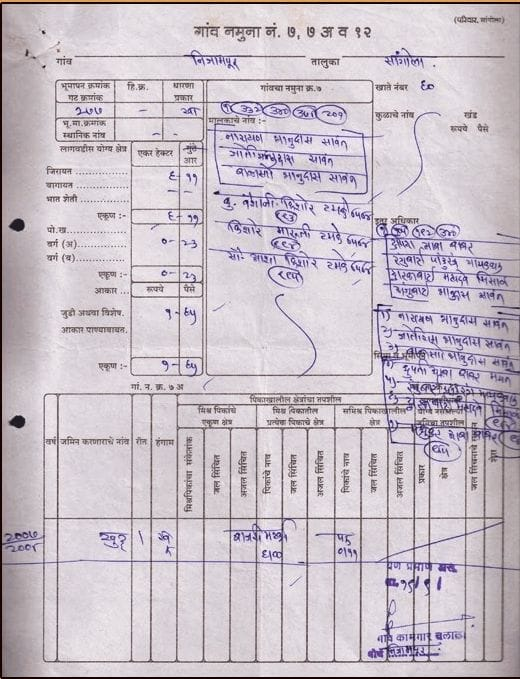
#> input picture backend/samples/satbara/satbara1.jpeg, 520 x 679 px
$ python -i preprocessing.py   (imports and definitions only)
#> lines starting #> are read from the running program, lines starting #| are printed output that depends on the picture; after the words box and inside, x2 and y2 are one past the last pixel; in counts of white or black regions, pixels touching at a corner belong together
#> further down, picture is the input picture: shape (679, 520, 3); mean B, G, R 199.9, 191, 200.4
"""
Image Preprocessing Module
--------------------------
Responsibility: Transform raw images into high-quality inputs for OCR.
The OCR service NEVER receives a raw image — all input goes through this module first.

Supported inputs:
  - File path (str) to JPEG/PNG image
  - OpenCV numpy array (BGR)
  - PyMuPDF Pixmap (converted internally)
"""

import logging
import numpy as np
import cv2
from typing import Union

logger = logging.getLogger(__name__)


def _ensure_bgr(image_input: Union[str, np.ndarray]) -> np.ndarray:
    """Load or validate the image into an OpenCV BGR numpy array."""
    if isinstance(image_input, str):
        image = cv2.imread(image_input)
        if image is None:
            raise ValueError(f"Could not load image from path: {image_input}")
        return image
    elif isinstance(image_input, np.ndarray):
        return image_input
    else:
        raise TypeError(f"Unsupported image input type: {type(image_input)}")


def _deskew(gray: np.ndarray) -> np.ndarray:
    """
    Correct skew/rotation in a grayscale image using Hough line detection.
    Returns the corrected grayscale image.
    """
    try:
        # Detect edges and find lines
        edges = cv2.Canny(gray, 50, 150, apertureSize=3)
        lines = cv2.HoughLinesP(edges, 1, np.pi / 180, 100, minLineLength=100, maxLineGap=10)
        if lines is None:
            return gray

        angles = []
        for line in lines:
            # ravel() handles both (1,4) and (4,) shapes from different OpenCV
            # versions; the size guard skips any malformed/short row instead
            # of raising on the tuple-unpack below.
            pts = line.ravel()
            if pts.size >= 4:
                x1, y1, x2, y2 = (int(v) for v in pts[:4])
                if x2 - x1 != 0:
                    angle = np.degrees(np.arctan2(y2 - y1, x2 - x1))
                    angles.append(angle)

        if not angles:
            return gray

        # Only correct if skew is meaningful (ignore near-zero angles)
        median_angle = float(np.median(angles))
        if abs(median_angle) < 0.5 or abs(median_angle) > 45:
            return gray

        h, w = gray.shape
        center = (w // 2, h // 2)
        rotation_matrix = cv2.getRotationMatrix2D(center, median_angle, 1.0)
        deskewed = cv2.warpAffine(
            gray, rotation_matrix, (w, h),
            flags=cv2.INTER_CUBIC,
            borderMode=cv2.BORDER_REPLICATE
        )
        logger.debug(f"Deskewed image by {median_angle:.2f} degrees")
        return deskewed
    except Exception as e:
        logger.warning(f"Deskew failed, returning original: {e}")
        return gray


def preprocess(image_input: Union[str, np.ndarray], enhance_resolution: bool = True) -> np.ndarray:
    """
    Main preprocessing function. Applies the full pipeline:
      1. Load to BGR numpy array
      2. Resolution enhancement (upscale if beneficial)
      3. Grayscale conversion
      4. Deskew correction
      5. CLAHE (Contrast Limited Adaptive Histogram Equalization)
      6. Bilateral noise removal (preserves edges)
      7. Adaptive thresholding with dynamic block size
      8. Border cleanup

    Returns a binary (thresholded) numpy array ready for Tesseract.
    """
#> called with enhance_resolution = True
    image = _ensure_bgr(image_input)
    h, w = image.shape[:2]
#> h = 679; w = 520

    # 1. Resolution enhancement — upscale small/low-res images
    if enhance_resolution:
        scale = 1.0
        if w < 1000 or h < 600:
            scale = max(1000 / w, 600 / h, 1.5)
#> scale = 1.92
        if scale > 1.0:
            new_w, new_h = int(w * scale), int(h * scale)
#> new_w = 1000; new_h = 1305
            image = cv2.resize(image, (new_w, new_h), interpolation=cv2.INTER_CUBIC)
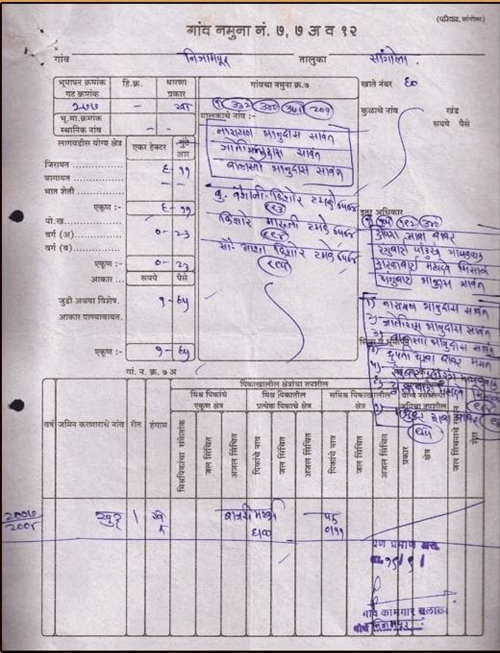
#> image: shape (1305, 1000, 3) (shown at 1/2 size); mean B, G, R 200, 191, 200.4
            logger.debug(f"Upscaled image {w}x{h} → {new_w}x{new_h} (scale={scale:.2f})")
            h, w = image.shape[:2]
#> h = 1305; w = 1000

    # 2. Grayscale
    gray = cv2.cvtColor(image, cv2.COLOR_BGR2GRAY)
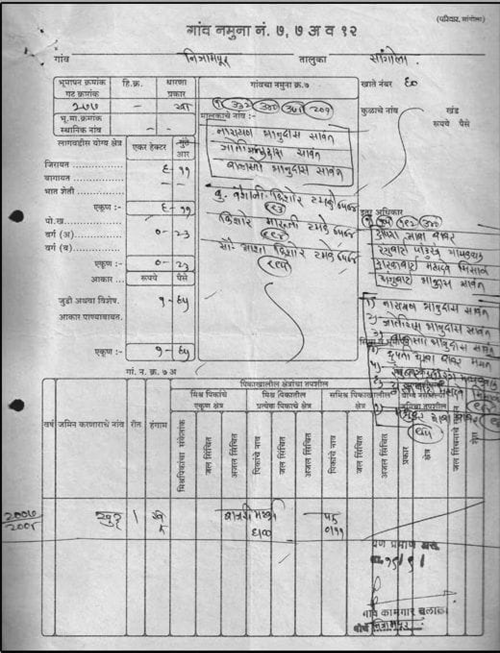
#> gray: shape (1305, 1000) (shown at 1/2 size); min 0, max 255, mean 194.8

    # 3. Deskew
    gray = _deskew(gray)
#> in _deskew, `edges = cv2.Canny(gray, 50, 150, apertureSize=3)`:
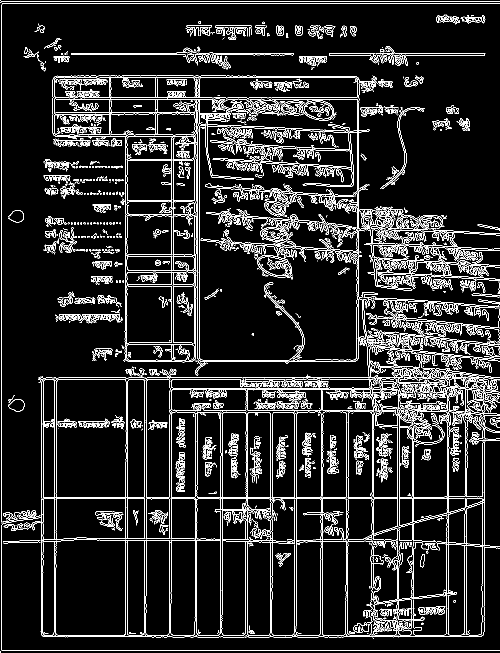
#> edges: shape (1305, 1000) (shown at 1/2 size); 9.8% white in thin lines or dots
#> in _deskew, `lines = cv2.HoughLinesP(edges, 1, np.pi / 180, 100, minLineLength=100,..`: lines = 233 rows, first 6: [3, 1300, 3, 3], [4, 7, 999, 7], [2, 3, 999, 3], [5, 1301, 999, 1301], [84, 997, 548, 997], [83, 1270, 922, 1270]
#> the loop in _deskew, `for line in lines:` made 233 passes
#> (x1, y1, x2, y2, angle) on passes 2, 3, 4, 5, 6, 7, 9, 10, 11, 14, 15, 17: (4, 7, 999, 7, 0), (2, 3, 999, 3, 0), (5, 1301, 999, 1301, 0), (84, 997, 548, 997, 0), (83, 1270, 922, 1270, 0), (77, 755, 851, 755, 0), (83, 995, 752, 995, 0), (107, 155, 716, 155, 0), (658, 107, 970, 107, 0), (523, 758, 844, 758, 0), (105, 198, 718, 198, 0), (106, 195, 466, 195, 0)
#> (x1, y1, x2, y2) on passes 1, 8, 12, 13, 16, 18: (3, 1300, 3, 3), (251, 1272, 251, 918), (395, 758, 395, 221), (390, 1242, 390, 806), (717, 714, 717, 190), (109, 1225, 109, 757)
#> after the loop in _deskew, `for line in lines:`: angles = 151 values, max 88.09 at index 91, min -89.04 at index 90, mean 10.27
#> in _deskew, `median_angle = float(np.median(angles))`: median_angle = 0

    # 4. CLAHE to enhance contrast on uneven/shadowed phone photos
    clahe = cv2.createCLAHE(clipLimit=2.0, tileGridSize=(8, 8))
    gray_enhanced = clahe.apply(gray)
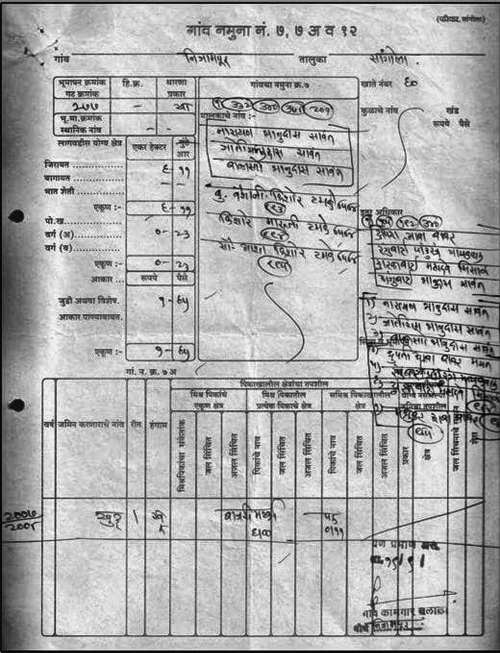
#> gray_enhanced: shape (1305, 1000) (shown at 1/2 size); min 0, max 255, mean 173.8

    # 5. Bilateral filter: removes noise while keeping edges sharp
    filtered = cv2.bilateralFilter(gray_enhanced, d=9, sigmaColor=75, sigmaSpace=75)

    # 6. Dynamic block size based on image dimensions (must be odd integer > 1)
    block_size = max(15, (min(h, w) // 40) | 1)
#> block_size = 25
    if block_size % 2 == 0:
        block_size += 1

    # Adaptive thresholding
    thresh = cv2.adaptiveThreshold(
        filtered, 255,
        cv2.ADAPTIVE_THRESH_GAUSSIAN_C,
        cv2.THRESH_BINARY,
        blockSize=block_size, C=4
    )
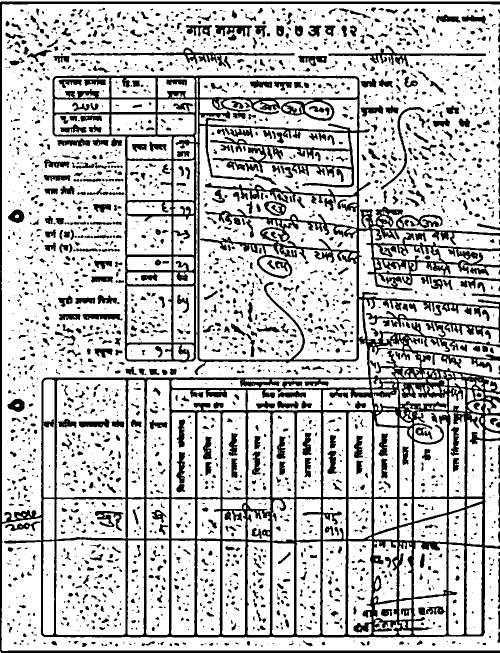
#> thresh: shape (1305, 1000) (shown at 1/2 size); 76.3% white; 2872 black regions (1440 under 20 px), largest, box (x1, y1, x2, y2) and area: (0, 3, 1000, 1305) 179994, (142, 95, 589, 134) 2782, (657, 91, 972, 133) 2229

    # 7. Border cleanup: add a white border to avoid Tesseract misreading edges
    cleaned = cv2.copyMakeBorder(thresh, 10, 10, 10, 10, cv2.BORDER_CONSTANT, value=255)
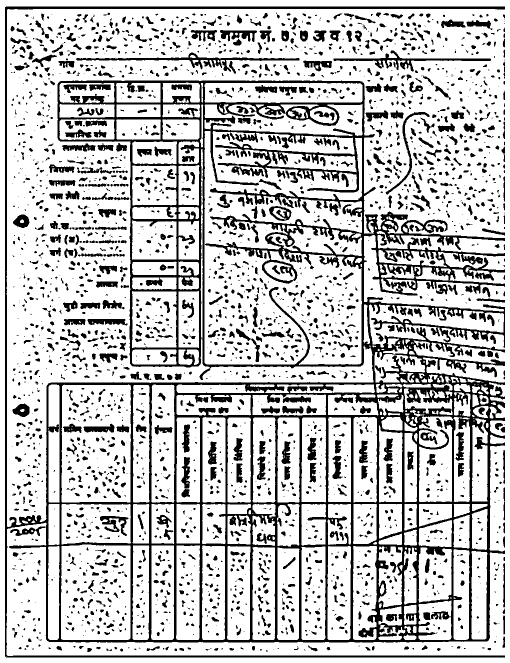
#> cleaned: shape (1325, 1020) (shown at 1/2 size); 77.1% white; 2872 black regions (1440 under 20 px), largest, box (x1, y1, x2, y2) and area: (10, 13, 1010, 1315) 179994, (152, 105, 599, 144) 2782, (667, 101, 982, 143) 2229

    return cleaned


def preprocess_grayscale(image_input: Union[str, np.ndarray]) -> np.ndarray:
    """
    Alternative preprocessing pass returning contrast-enhanced grayscale.
    Tesseract often performs better on high-contrast grayscale than binarized images.
    """
    image = _ensure_bgr(image_input)
    h, w = image.shape[:2]
    if w < 1000 or h < 600:
        scale = max(1000 / w, 600 / h, 1.5)
        image = cv2.resize(image, (int(w * scale), int(h * scale)), interpolation=cv2.INTER_CUBIC)

    gray = cv2.cvtColor(image, cv2.COLOR_BGR2GRAY)
    gray = _deskew(gray)
    clahe = cv2.createCLAHE(clipLimit=2.5, tileGridSize=(8, 8))
    enhanced = clahe.apply(gray)
    return cv2.copyMakeBorder(enhanced, 10, 10, 10, 10, cv2.BORDER_CONSTANT, value=255)


def preprocess_pdf_page(pixmap) -> np.ndarray:
    """
    Preprocess a PyMuPDF Pixmap (from a PDF page).
    Converts it to a numpy array and runs the standard preprocessing pipeline.
    """
    n = pixmap.n  # number of channels
    img_data = np.frombuffer(pixmap.samples, dtype=np.uint8).reshape(pixmap.h, pixmap.w, n)

    if n == 3:
        img_bgr = cv2.cvtColor(img_data, cv2.COLOR_RGB2BGR)
    elif n == 4:
        img_bgr = cv2.cvtColor(img_data, cv2.COLOR_RGBA2BGR)
    else:
        img_bgr = cv2.cvtColor(img_data, cv2.COLOR_GRAY2BGR)

    return preprocess(img_bgr, enhance_resolution=False)  # PDF pages already at high res

>>> import cv2
>>> picture = cv2.imread('../../../samples/satbara/satbara1.jpeg')
>>> result = preprocess(picture)
